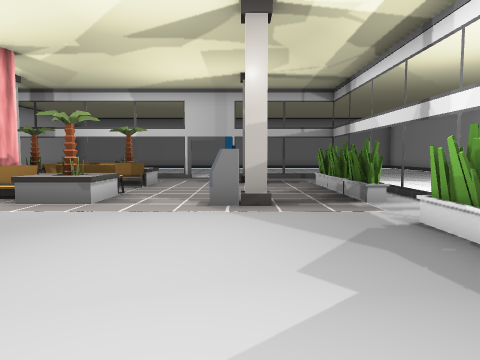
View 1 (above)

19 first-person views from a walk through a scene from a Unity 3-D project. The camera is 1.5 m above the floor, tilts 4° down and sees 70° across. The floor is counted in squares, 1.89 m on a side. Each view is taken from the middle of a square. On the plan, view 1 faces up. The plan holds only what a view shows up to about 11 squares ahead; the rest is blank. The place goes on beyond the plan. The player is left out.

View 2
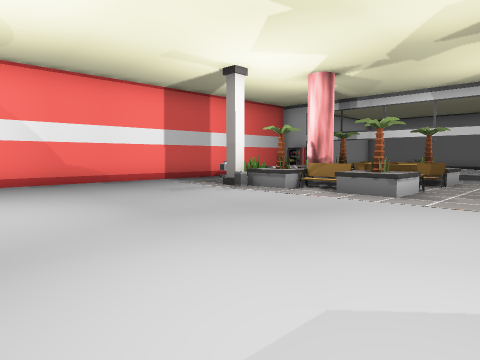

View 3
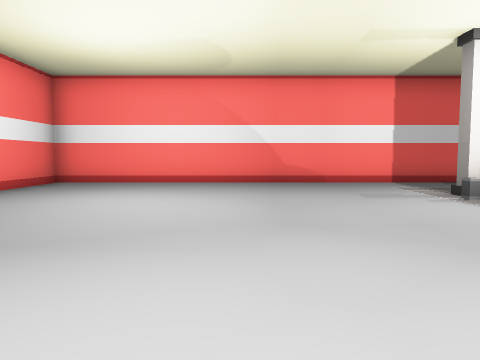

View 4
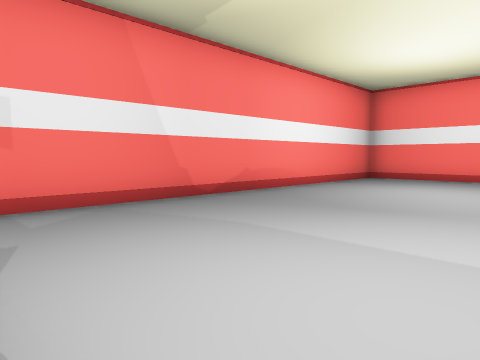

View 5
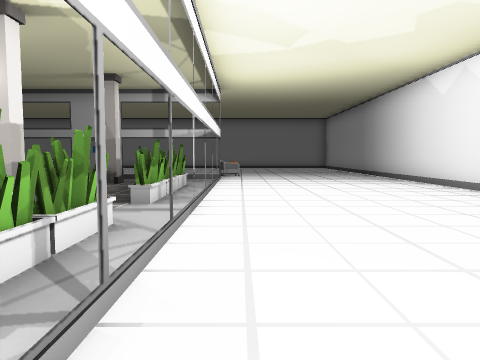

View 6
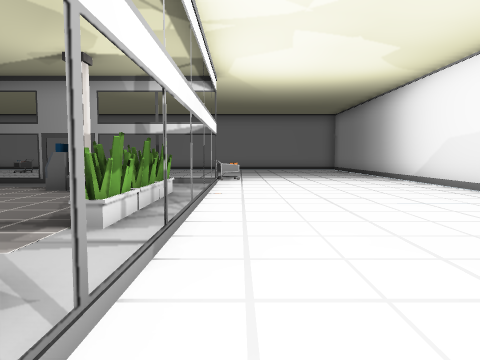

View 7
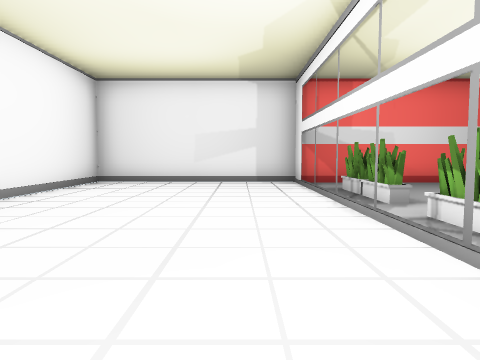

View 8
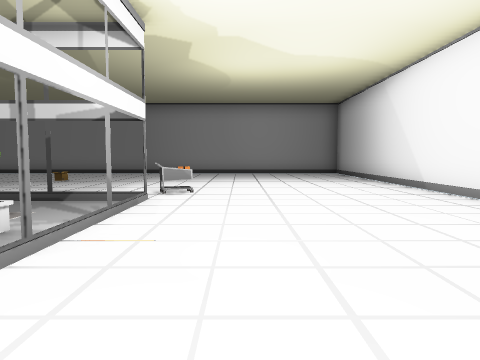

View 9
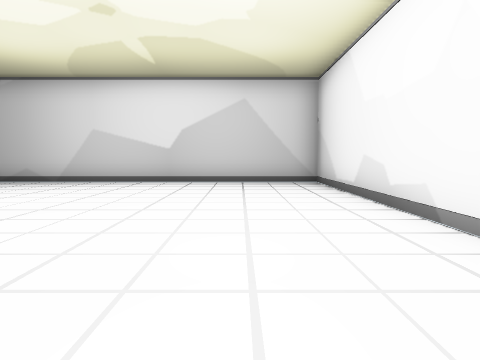

View 10
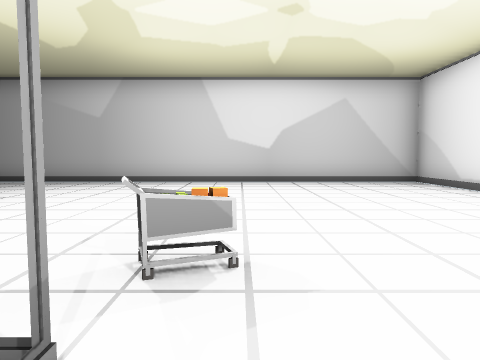

View 11
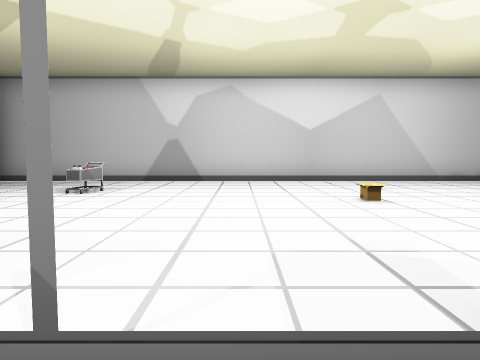

View 12
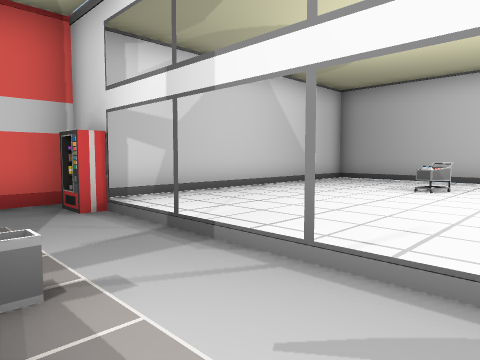

View 13
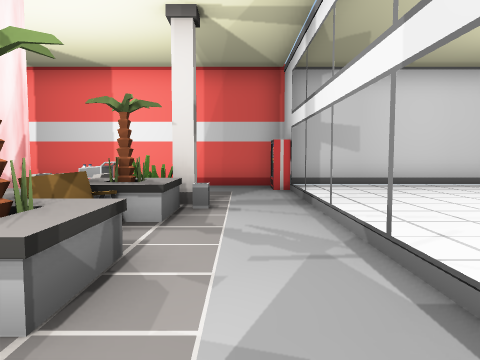

View 14
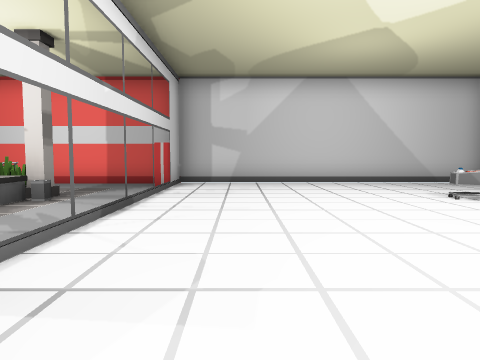

View 15
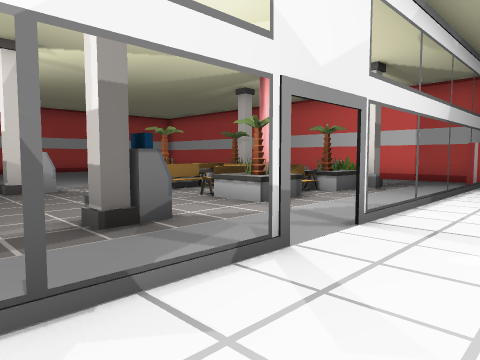

View 16
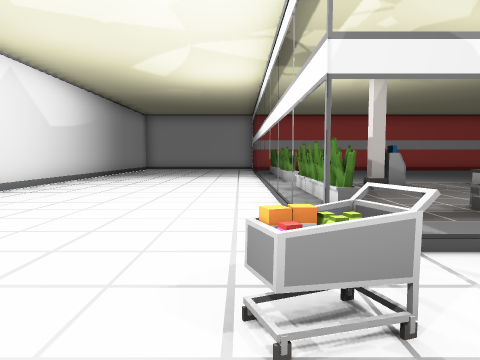

View 17
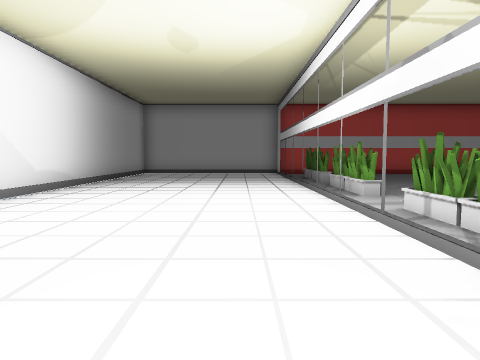

View 18
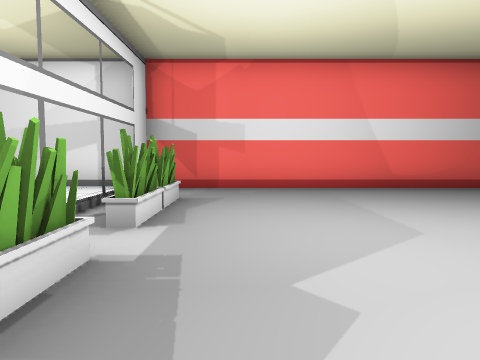

View 19
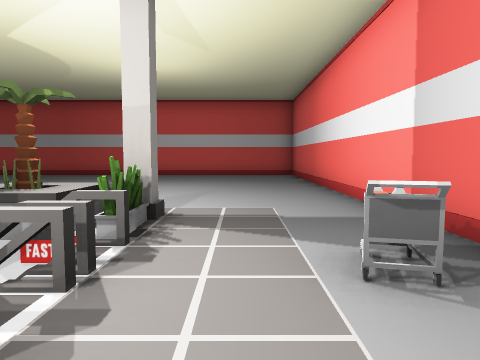

### Floor plan
Points are (right, up) in squares from view 1. A wall is a line through its corners. A room is listed if a view was taken in it or the views show most of it. See-through windows are left out.
Room 1 (views 1, 2, 3, 4, 5, 6, 7, 8, 9, 10, 11, 12, 13, 14, 15, 16, 17, 18, 19)
walls: (-0.5, 12.2) (0.5, 12.2); (3.3, 7.5) (3.3, 6.5) (3.3, 7.5); (3.3, 10.6) (3.3, 8.5); (-2.5, 12.2) (-1.6, 12.2) (-2.1, 12.2); (3.3, 12.3) (3.3, 11.5); (3.3, 5.5) (3.3, 4.5); (3.3, 3.6) (3.3, 1.5); (-7, 7.7) (-6.4, 7.7); (3.3, 0.5) (3.3, -0.5); (-10.2, 12.2) (-9.4, 12.2); (3.3, -2.2) (3.3, -1.5); (3.3, -3.4) (3.3, -4.4); (9.3, 21.3) (-10.2, 21.3) (-10.2, -4.5) (9.3, -4.5) (9.3, 21.3)
low walls: (-7, 8) (-6.5, 8)
objects: trolley (-9, 8); other object (-9, 12); pillar (-7, 5); plant (-7, 6); pillar (-7, 10); bench (-6, 6); bench (-6, 9); bin (-6, 10); trolley (-6, 18); bench (-4, 6); bench (-3, 6); bench (-3, 9); bench (-2, 7); cash machine (0, 5); pillar (0, 6); pillar (0, 9); cash machine (0, 10); plant (2, -2); plant (2, 0); plant (2, 2); plant (2, 3); plant (2, 6); plant (2, 8); plant (2, 9); trolley (3, 13) to (4, 14)

Positions as (right, up) in squares from view 1, and headings:
1: (0, 0), facing up
2: (0, -1), facing up-left
3: (0, 1), facing left
4: (2, 1), facing down-left
5: (4, 0), facing up
6: (4, 2), facing up
7: (5, 6), facing down
8: (5, 6), facing up
9: (7, 11), facing up
10: (4, 11), facing up
11: (-3, 11), facing up
12: (-4, 10), facing up-left
13: (-1, 11), facing left
14: (0, 14), facing left
15: (2, 14), facing down-left
16: (4, 15), facing down
17: (5, 11), facing down
18: (1, 4), facing down
19: (-8, 10), facing down
